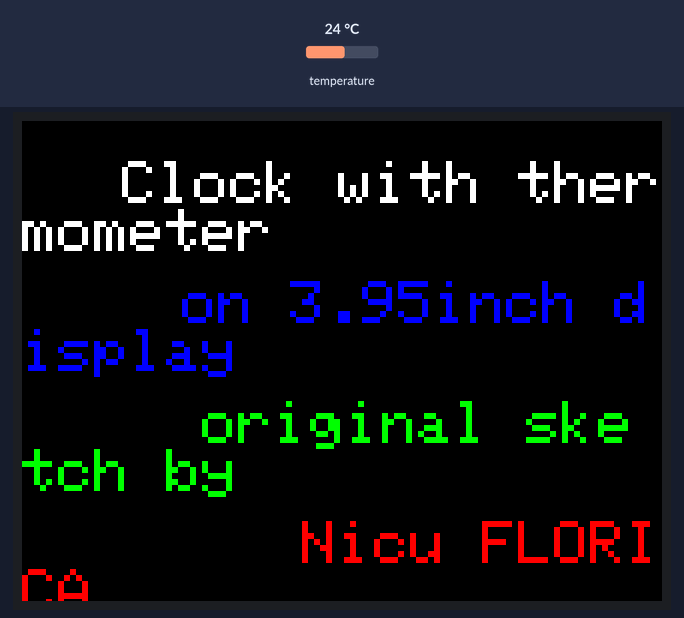
Bench run of a sketch on a simulated Arduino Uno, built with avr-gcc and run on an emulated ATmega328P. Shown: 320×240 colour display. Wiring (inferred from the names in the program): DS3231 clock at I2C address 0x68. The test bench sets the inputs (shaded band); at power-on: temperature 24 °C. The local clock reads 2024-03-15 10:24:30 at power-on unless the sketch sets it; what the sketch prints to the serial monitor is not drawn.

Above: at 1.1 s.
At 7.3 s:
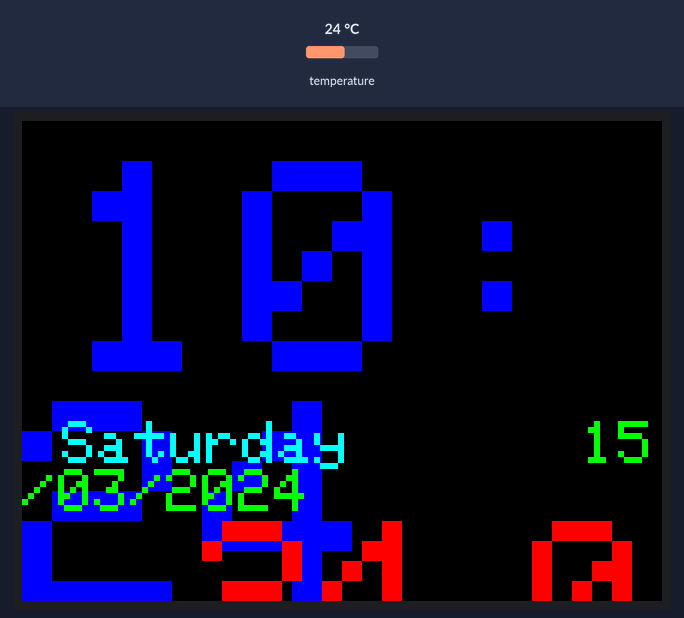
7.4 s: temperature set to 12 °C
At 17.5 s:
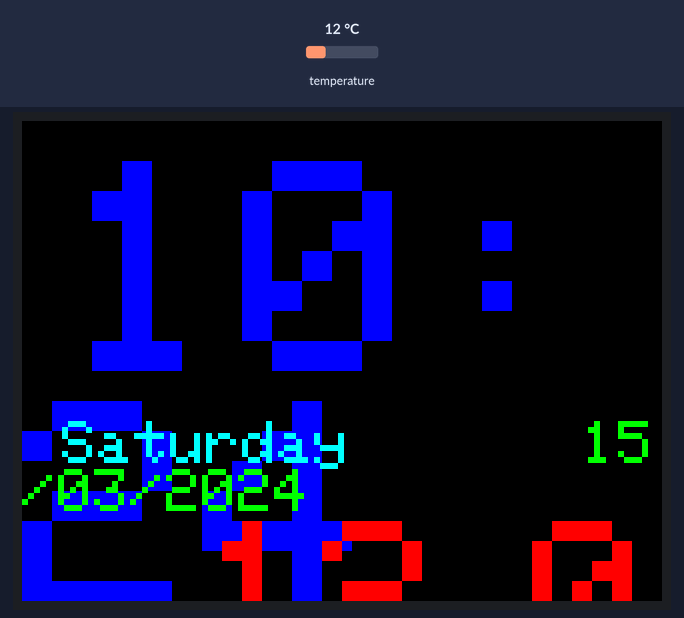
Timing chart, 0 to 19.0 s (numbered marks = the images above; inputs shaded):
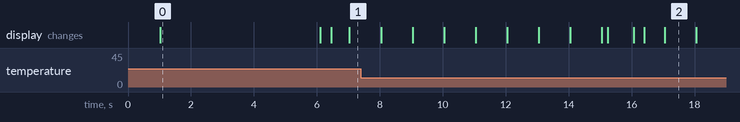

The sketch:

clock_en_ver0.ino
```cpp
// All the mcufriend.com UNO shields have the same pinout.
// i.e. control pins A0-A4.  Data D2-D9.  microSD D10-D13.
// Touchscreens are normally A1, A2, D7, D6 but the order varies
// https://github.com/prenticedavid/MCUFRIEND_kbv
// This demo should work with most Adafruit TFT libraries
// If you are not using a shield,  use a full Adafruit constructor()
// e.g. Adafruit_TFTLCD tft(LCD_CS, LCD_CD, LCD_WR, LCD_RD, LCD_RESET);
// Nicu FLORICA (niq_ro) clear the sketch for pust some text in portrait and landscape mode
// see more at http://www.tehnic.go.ro
// & http://nicuflorica.blogspot.ro/
// ver. 0 - just clear the sketch
// ver.00c - put DS3231 clock and DS18B20 sensor

#include <OneWire.h>
#include <DallasTemperature.h>
// Data wire is plugged into port 22 on the Arduino Due
#define ONE_WIRE_BUS 22
// Setup a oneWire instance to communicate with any OneWire devices (not just Maxim/Dallas temperature ICs)
OneWire oneWire(ONE_WIRE_BUS);
// Pass our oneWire reference to Dallas Temperature.
DallasTemperature sensors(&oneWire);

#include <Wire.h>
#define DS3231_I2C_ADDRESS 104
byte tMSB, tLSB;

#define LCD_CS A3 // Chip Select goes to Analog 3
#define LCD_CD A2 // Command/Data goes to Analog 2
#define LCD_WR A1 // LCD Write goes to Analog 1
#define LCD_RD A0 // LCD Read goes to Analog 0
#define LCD_RESET A4 // Can alternately just connect to Arduino's reset pin

#include <SPI.h>          // f.k. for Arduino-1.5.2
#include "Adafruit_GFX.h"// Hardware-specific library
#include <MCUFRIEND_kbv.h>
MCUFRIEND_kbv tft;
//#include <Adafruit_TFTLCD.h>
//Adafruit_TFTLCD tft(LCD_CS, LCD_CD, LCD_WR, LCD_RD, LCD_RESET);

// Assign human-readable names to some common 16-bit color values:

#define	BLACK   0x0000
#define	RED     0x001F
#define	BLUE    0xF800
#define	GREEN   0x07E0
#define YELLOW  0x07FF
#define MAGENTA 0xF81F
#define CYAN    0xFFE0
#define WHITE   0xFFFF

uint16_t g_identifier;

byte hh, mm, ss;
byte yy, ll, dd, zz;
byte zh,uh,zm,um;
byte zd, ud, zl, ul, zy, uy;
//byte hh0 = 14;
byte zh0 = 1;
byte uh0 = 4;
//byte mm0 = 35;
byte zm0 = 3;
byte um0 = 5;
int ics1 = 400;
int igrec1 = 20;
byte zz0 = 8;
byte dd0 = 32;
int x = 10;
float t;
float t0 = 23.5;
int t1;
byte zt1;
byte ut1;
byte st1;

byte zt0 = 2;
byte ut0 = 3;
byte st0 = 5;

unsigned long citire;
unsigned long stau = 15000;
int semn = 1;
int te = 0;
byte zt, ut, st, rt;

void setup(void) {
    Serial.begin(9600);

  // Start up the library
  sensors.begin();
    g_identifier = 0x9481;// force ID
    tft.begin(g_identifier);
    tft.fillScreen(BLACK);  // clear screen

tft.setRotation(1);  // landscape

Wire.begin();
// setDS3231time(second, minute, hour, dayOfWeek, dayOfMonth, month, year)
// setDS3231time(0, 00, 16, 6, 2, 1, 17);

citire = millis();
 sensors.requestTemperatures(); // Send the command to get temperatures
 t = sensors.getTempCByIndex(0);
 Serial.println(sensors.getTempCByIndex(0));

 tft.setTextSize(3);
            tft.setCursor(50, 20);
            tft.setTextColor(WHITE);
            tft.println("Clock with thermometer");
            tft.setCursor(80, 80);
            tft.setTextColor(RED);
            tft.println("on 3.95inch display");
            tft.setCursor(90, 140);
            tft.setTextColor(GREEN);
            tft.println("original sketch by");
            tft.setCursor(140, 200);
            tft.setTextColor(BLUE);
            tft.println("Nicu FLORICA");
            tft.setCursor(180, 260);
            tft.setTextColor(BLUE);
            tft.println("(niq_ro)");

   delay(5000);
    tft.fillScreen(BLACK);  // clear screen
}

void loop(void) {
// tft.fillScreen(BLACK);  // clear screen
tft.setTextSize(15);
 readDS3231time(&ss, &mm, &hh, &zz, &dd, &ll,&yy);
/*
 Serial.print(hh);
 Serial.print(" : ");
 Serial.println(ss);
*/
zh = hh/10;
uh = hh%10;
zm = mm/10;
um = mm%10;
/*
if (mm != mm0)
{
stergere(x+270,20,15); // minute
stergere(x+360,20,15);
}
*/
if (zm != zm0)
{
stergere(x+270,20,15); // minute
}
if (um != um0)
{
stergere(x+360,20,15);
}
/*
if (hh != hh0)
{
stergere(x+10,20,15); // hour
stergere(x+100,20,15);
}
*/
if (zh != zh0)
{
stergere(x+10,20,15); // hour
}
if (uh != uh0)
{
stergere(x+100,20,15);
}

zm0 = zm;
um0 = um;
zh0 = zh;
uh0 = uh;
//mm0 = mm;
//hh0 = hh;

// first row - clock (primul rand  - ora)
            tft.setCursor(x+10, 20);
            tft.setTextColor(RED);
            tft.print(zh);
            tft.print(uh);
            if (millis()/1000%2) tft.print(":");
            else
            {
            stergere(x+190,20,15);
            tft.print(" ");
            }
            tft.print(zm);
            tft.print(um);


tft.setTextSize(3);
tft.setTextColor(YELLOW);
if (zz != zz0)
{
for (int i=0; i<9; i++){
stergere(20+i*18,150,3);
}
zz0 = zz;
}
/*
tft.setCursor(20, 150);
if ((zz == 0) || (zz == 7)) tft.print("Duminica");
if (zz == 1) tft.print("Luni");
if (zz == 2) tft.print("Marti");
if (zz == 3) tft.print("Miercuri");
if (zz == 4) tft.print("Joi");
if (zz == 5) tft.print("Vineri");
if (zz == 6) tft.print("Sambata");
*/
tft.setCursor(20, 150);
if ((zz == 0) || (zz == 7)) tft.print("Sunday");
if (zz == 1) tft.print("Monday");
if (zz == 2) tft.print("Tuesday");
if (zz == 3) tft.print("Wednesday");
if (zz == 4) tft.print("Thursday");
if (zz == 5) tft.print("Friday");
if (zz == 6) tft.print("Saturday");

tft.setTextColor(GREEN);
tft.setCursor(280, 150);
if (dd != dd0)
{
for (int i=0; i<10; i++){
stergere(280+i*18,150,3);
}
dd0 = dd;
}

zd = dd/10;
ud = dd%10;
zl = ll/10;
ul = ll%10;
zy = yy/10;
uy = yy%10;


tft.setCursor(280, 150);
tft.print(zd);
tft.print(ud);
tft.print("/");
tft.print(zl);
tft.print(ul);
tft.print("/20");
tft.print(zy);
tft.print(uy);


if (millis() - citire > stau)
{
// call sensors.requestTemperatures() to issue a global temperature
  sensors.setResolution(12);
  // request to all devices on the bus
  Serial.print("Requesting temperatures...");
  sensors.requestTemperatures(); // Send the command to get temperatures
  Serial.println("DONE");

  Serial.print("Temperature for the device 1 (index 0) is: ");
  t = sensors.getTempCByIndex(0);
  Serial.println(t);

 citire = millis();
}

if (t != t0)
{
for (int i=0; i<7; i++){
stergere(30+i*60,200,10);
}

te = 10*t;
zt = te/100;
rt = te%100;
ut = rt/10;
st = rt%10;

if (t < 0)
{
 semn = -1;
 t = -t;
}
else semn = 1;
}

t0 = semn*t;


tft.setTextSize(10);
tft.setTextColor(BLUE);
//tft.setCursor(30, 200);
//tft.print("-20.5 C");

if ((semn == -1) && (t >= 10.0))
            {
             tft.setCursor(30, 200);
             tft.print("-");
             tft.print(zt);
             tft.print(ut);
            }
            if ((semn == -1) && (t < 10.0))
            {
             tft.setCursor(120, 200);
             tft.print("-");
             tft.print(ut);
            }
            if ((semn == 1) && (t < 10.0))
            {
             tft.setCursor(180, 200);
             tft.print(ut);
            }
            if ((semn == 1) && (t >= 10.0))
            {
             tft.setCursor(90, 200);
             tft.print(zt);
             tft.print(ut);
            }
             tft.setCursor(195, 200);
             tft.print(",");
             tft.print(st);
             tft.print(" C");
          tft.setTextSize(5);
             tft.setCursor(330, 200);
             tft.print("O");


}  // end

void stergere1(int ics, int igrec)
{
for (int i=0; i < 64; i++){
tft.drawLine(ics, igrec+i, ics+64, igrec+i, BLACK);
}
}

void stergere(int ics, int igrec, int zum)
{
for (int i=0; i < 8*zum; i++){
tft.drawLine(ics, igrec+i, ics+6*zum, igrec+i, BLACK);
//tft.drawLine(ics, igrec+i, ics+6*zum, igrec+i, BLUE);
}
}

// http://forum.arduino.cc/index.php?topic=398891.0
void setDS3231time(byte second, byte minute, byte hour, byte dayOfWeek, byte
                   dayOfMonth, byte month, byte year)
{
    // sets time and date data to DS3231
    Wire.beginTransmission(DS3231_I2C_ADDRESS);
    Wire.write(0); // set next input to start at the seconds register
    Wire.write(decToBcd(second)); // set seconds
    Wire.write(decToBcd(minute)); // set minutes
    Wire.write(decToBcd(hour)); // set hours
    Wire.write(decToBcd(dayOfWeek)); // set day of week (1=Sunday, 7=Saturday)
    Wire.write(decToBcd(dayOfMonth)); // set date (1 to 31)
    Wire.write(decToBcd(month)); // set month
    Wire.write(decToBcd(year)); // set year (0 to 99)
    Wire.endTransmission();
}

// Convert binary coded decimal to normal decimal numbers
byte bcdToDec(byte val)
{
    return ( (val / 16 * 10) + (val % 16) );
}

// Convert normal decimal numbers to binary coded decimal
byte decToBcd(byte val)
{
    return ( (val / 10 * 16) + (val % 10) );
}

void readDS3231time(byte *second,
                    byte *minute,
                    byte *hour,
                    byte *dayOfWeek,
                    byte *dayOfMonth,
                    byte *month,
                    byte *year)
{
    Wire.beginTransmission(DS3231_I2C_ADDRESS);
    Wire.write(0); // set DS3231 register pointer to 00h
    Wire.endTransmission();
    Wire.requestFrom(DS3231_I2C_ADDRESS, 7);
    // request seven bytes of data from DS3231 starting from register 00h
    *second = bcdToDec(Wire.read() & 0x7f);
    *minute = bcdToDec(Wire.read());
    *hour = bcdToDec(Wire.read() & 0x3f);
    *dayOfWeek = bcdToDec(Wire.read());
    *dayOfMonth = bcdToDec(Wire.read());
    *month = bcdToDec(Wire.read());
    *year = bcdToDec(Wire.read());
}
```

Measured:
- what the display in image 0 shows lasts 5.1 s, from 1.0 s to 6.1 s
